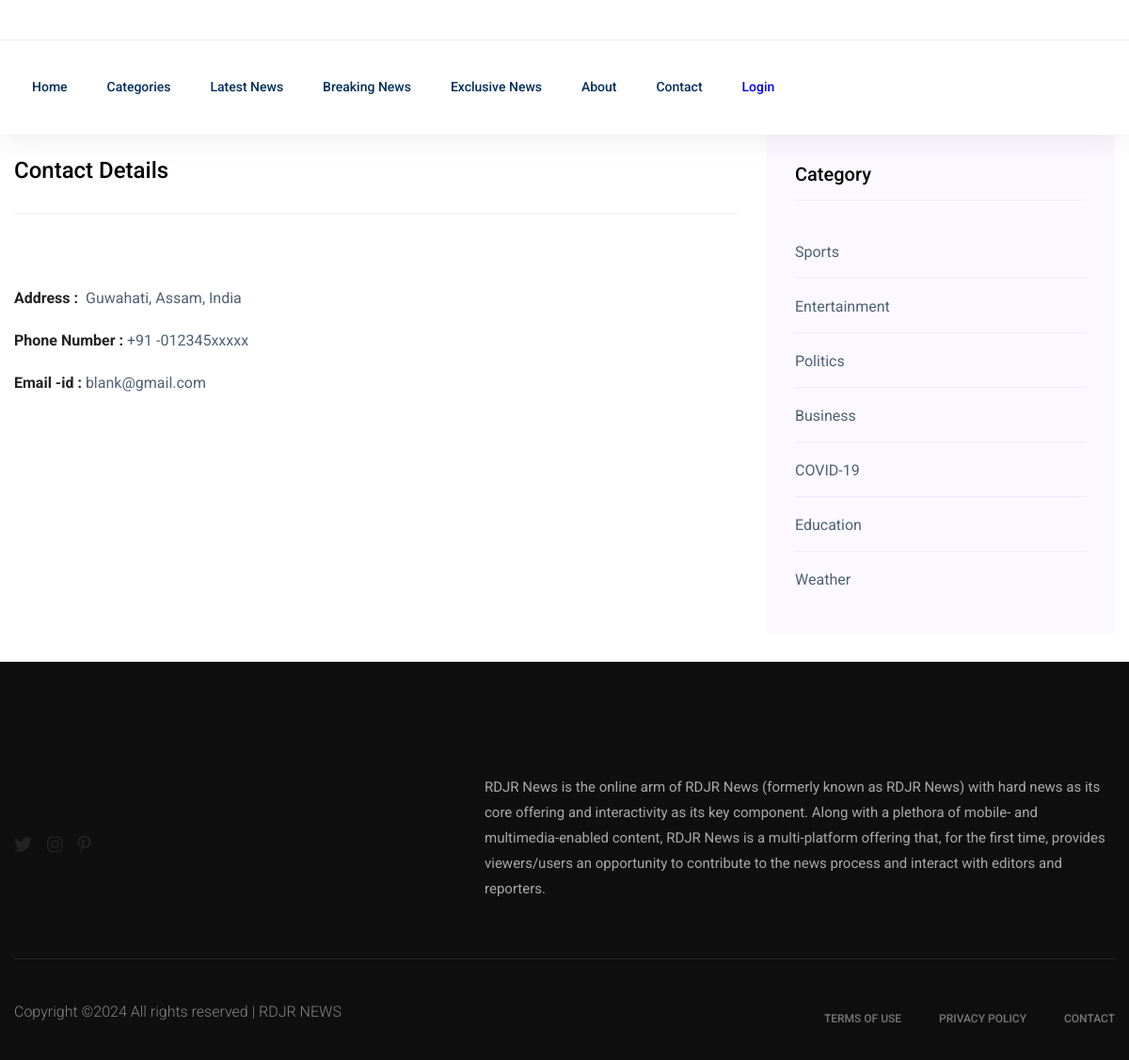
Page /contactus.php on the committed database.
### tables this page shows
CREATE TABLE `tblpages` (
  `id` int(11) NOT NULL,
  `PageName` varchar(200) DEFAULT NULL,
  `PageTitle` mediumtext DEFAULT NULL,
  `Description` longtext DEFAULT NULL,
  `PostingDate` timestamp NULL DEFAULT current_timestamp(),
  `UpdationDate` timestamp NULL DEFAULT NULL ON UPDATE current_timestamp()
);

CREATE TABLE `tblcategory` (
  `id` int(11) NOT NULL,
  `CategoryName` varchar(200) DEFAULT NULL,
  `Description` mediumtext DEFAULT NULL,
  `PostingDate` timestamp NULL DEFAULT current_timestamp(),
  `UpdationDate` timestamp NULL DEFAULT NULL ON UPDATE current_timestamp(),
  `Is_Active` int(1) DEFAULT NULL
);

### contactus.php (the view, shortened to what this page needs)
<?php
include 'config.php';
$query = mysqli_query($conn, "select PageTitle, Description from tblpages where PageName='contactus'");
$row = mysqli_fetch_array($query);
 ?>
<!doctype html>
<html class="no-js">
<head>
    <link rel="stylesheet" href="assets/css/bootstrap.min.css">
    <link rel="stylesheet" href="assets/css/owl.carousel.min.css">
    <link rel="stylesheet" href="assets/css/slicknav.css">
    <link rel="stylesheet" href="assets/css/animate.min.css">
    <link rel="stylesheet" href="assets/css/magnific-popup.css">
    <link rel="stylesheet" href="assets/css/fontawesome-all.min.css">
    <link rel="stylesheet" href="assets/css/themify-icons.css">
    <link rel="stylesheet" href="assets/css/slick.css">
    <link rel="stylesheet" href="assets/css/nice-select.css">
    <link rel="stylesheet" href="assets/css/style.css">
    <link rel="stylesheet" href="assets/css/responsive.css">
</head>
<body>
    <?php include 'includes/header.php'; ?>
    <section class="blog_area single-post-area ">
        <div class="container">
            <div class="row">
                <div class="col-md-8 posts-list">
                    <br><h4> <?php echo $row['PageTitle'] ;?> </h4><hr>
                    <p> <?php echo $row['Description'] ;?> </p>
                </div>
                <div class="col-md-4">
                    <div class="blog_right_sidebar">
                        <aside class="single_sidebar_widget post_category_widget">
                            <h4 class="widget_title">Category</h4>
                            <ul class="list cat-list">
                                <?php
                                $query5 = mysqli_query($conn, "select id,CategoryName from tblcategory where Is_Active='1' ");
                                while ($row5 = mysqli_fetch_array($query5)) {
                                ?>
                                    <li>
                                        <a href="category.php?catid=<?php echo $row5['id']; ?>" class="d-flex">
                                            <p> <?php echo $row5['CategoryName']; ?></p>
                                        </a>
                                    </li>
                                <?php } ?>
                            </ul>
                        </aside>
                    </div>
                </div>
            </div>
        </div>
    </section>
    <footer>
        <div class="footer-area footer-padding fix">
            <div class="container">
                <div class="row d-flex justify-content-between">
                    <div class="col-xl-5 col-lg-5 col-md-7 col-sm-12">
                        <div class="single-footer-caption">
                            <div class="single-footer-caption">
                                <div class="footer-logo">
                                </div>
                                <div class="footer-social">
                                    <a href="#"><i class="fab fa-twitter"></i></a>
                                    <a href="#"><i class="fab fa-instagram"></i></a>
                                    <a href="#"><i class="fab fa-pinterest-p"></i></a>
                                </div>
                            </div>
                        </div>
                    </div>
                    <div class="col-xl-7 col-lg-7 col-md-5  col-sm-12">
                        <div class="footer-tittle">
                            <div class="footer-pera">
                                <p style="float:right;">RDJR News is the online arm of RDJR News (formerly known as RDJR News) with hard news as its core offering and interactivity as its key component. Along with a plethora of mobile- and multimedia-enabled content, RDJR News is a multi-platform offering that, for the first time, provides viewers/users an opportunity to contribute to the news process and interact with editors and reporters.</p>
                            </div>
                        </div>
                    </div>
                  </div>
            </div>
        </div>
        <div class="footer-bottom-area">
            <div class="container">
                <div class="footer-border">
                    <div class="row d-flex align-items-center justify-content-between">
                        <div class="col-lg-6">
                            <div class="footer-copy-right">
                                <p>
                                    Copyright &copy; All rights reserved | RDJR NEWS
                                </p>
                            </div>
                        </div>
                        <div class="col-lg-6">
                            <div class="footer-menu f-right">
                                <ul>
                                    <li><a href="#">Terms of use</a></li>
                                    <li><a href="#">Privacy Policy</a></li>
                                    <li><a href="contactus.php">Contact</a></li>
                                </ul>
                            </div>
                        </div>
                    </div>
                </div>
            </div>
        </div>
    </footer>
</body>
</html>

### rows in the picture
tblpages: PageTitle "Contact Details", Description "Address : Guwahati, Assam, India Phone Number : +91 -012345xxxxx Email -id : blank@gmail.com"
tblcategory: CategoryName "Sports"
tblcategory: CategoryName "Entertainment"
tblcategory: CategoryName "Politics"
tblcategory: CategoryName "Business"
tblcategory: CategoryName "COVID-19"
tblcategory: CategoryName "Education"
tblcategory: CategoryName "Weather"
